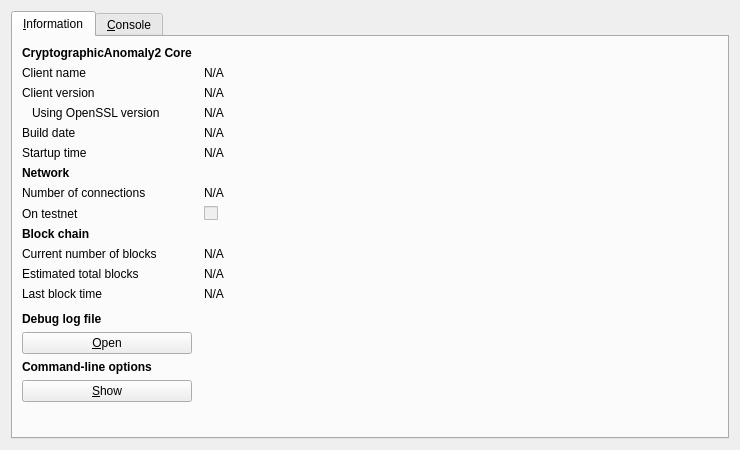
<?xml version="1.0" encoding="UTF-8"?>
<ui version="4.0">
 <class>RPCConsole</class>
 <widget class="QDialog" name="RPCConsole">
  <property name="geometry">
   <rect>
    <x>0</x>
    <y>0</y>
    <width>740</width>
    <height>450</height>
   </rect>
  </property>
  <property name="windowTitle">
   <string>CryptographicAnomaly2 - Debug window</string>
  </property>
  <layout class="QVBoxLayout" name="verticalLayout_2">
   <item>
    <widget class="QTabWidget" name="tabWidget">
     <property name="currentIndex">
      <number>0</number>
     </property>
     <widget class="QWidget" name="tab_info">
      <attribute name="title">
       <string>&amp;Information</string>
      </attribute>
      <layout class="QGridLayout" name="gridLayout" columnstretch="0,1">
       <property name="horizontalSpacing">
        <number>12</number>
       </property>
       <item row="0" column="0">
        <widget class="QLabel" name="label_9">
         <property name="font">
          <font>
           <weight>75</weight>
           <bold>true</bold>
          </font>
         </property>
         <property name="text">
          <string>CryptographicAnomaly2 Core</string>
         </property>
        </widget>
       </item>
       <item row="1" column="0">
        <widget class="QLabel" name="label_5">
         <property name="text">
          <string>Client name</string>
         </property>
        </widget>
       </item>
       <item row="1" column="1">
        <widget class="QLabel" name="clientName">
         <property name="cursor">
          <cursorShape>IBeamCursor</cursorShape>
         </property>
         <property name="text">
          <string>N/A</string>
         </property>
         <property name="textFormat">
          <enum>Qt::PlainText</enum>
         </property>
         <property name="textInteractionFlags">
          <set>Qt::LinksAccessibleByMouse|Qt::TextSelectableByKeyboard|Qt::TextSelectableByMouse</set>
         </property>
        </widget>
       </item>
       <item row="2" column="0">
        <widget class="QLabel" name="label_6">
         <property name="text">
          <string>Client version</string>
         </property>
        </widget>
       </item>
       <item row="2" column="1">
        <widget class="QLabel" name="clientVersion">
         <property name="cursor">
          <cursorShape>IBeamCursor</cursorShape>
         </property>
         <property name="text">
          <string>N/A</string>
         </property>
         <property name="textFormat">
          <enum>Qt::PlainText</enum>
         </property>
         <property name="textInteractionFlags">
          <set>Qt::LinksAccessibleByMouse|Qt::TextSelectableByKeyboard|Qt::TextSelectableByMouse</set>
         </property>
        </widget>
       </item>
       <item row="3" column="0">
        <widget class="QLabel" name="label_14">
         <property name="text">
          <string>Using OpenSSL version</string>
         </property>
         <property name="indent">
          <number>10</number>
         </property>
        </widget>
       </item>
       <item row="3" column="1">
        <widget class="QLabel" name="openSSLVersion">
         <property name="cursor">
          <cursorShape>IBeamCursor</cursorShape>
         </property>
         <property name="text">
          <string>N/A</string>
         </property>
         <property name="textFormat">
          <enum>Qt::PlainText</enum>
         </property>
         <property name="textInteractionFlags">
          <set>Qt::LinksAccessibleByMouse|Qt::TextSelectableByKeyboard|Qt::TextSelectableByMouse</set>
         </property>
        </widget>
       </item>
       <item row="4" column="0">
        <widget class="QLabel" name="label_12">
         <property name="text">
          <string>Build date</string>
         </property>
        </widget>
       </item>
       <item row="4" column="1">
        <widget class="QLabel" name="buildDate">
         <property name="cursor">
          <cursorShape>IBeamCursor</cursorShape>
         </property>
         <property name="text">
          <string>N/A</string>
         </property>
         <property name="textFormat">
          <enum>Qt::PlainText</enum>
         </property>
         <property name="textInteractionFlags">
          <set>Qt::LinksAccessibleByMouse|Qt::TextSelectableByKeyboard|Qt::TextSelectableByMouse</set>
         </property>
        </widget>
       </item>
       <item row="5" column="0">
        <widget class="QLabel" name="label_13">
         <property name="text">
          <string>Startup time</string>
         </property>
        </widget>
       </item>
       <item row="5" column="1">
        <widget class="QLabel" name="startupTime">
         <property name="cursor">
          <cursorShape>IBeamCursor</cursorShape>
         </property>
         <property name="text">
          <string>N/A</string>
         </property>
         <property name="textFormat">
          <enum>Qt::PlainText</enum>
         </property>
         <property name="textInteractionFlags">
          <set>Qt::LinksAccessibleByMouse|Qt::TextSelectableByKeyboard|Qt::TextSelectableByMouse</set>
         </property>
        </widget>
       </item>
       <item row="6" column="0">
        <widget class="QLabel" name="label_11">
         <property name="font">
          <font>
           <weight>75</weight>
           <bold>true</bold>
          </font>
         </property>
         <property name="text">
          <string>Network</string>
         </property>
        </widget>
       </item>
       <item row="7" column="0">
        <widget class="QLabel" name="label_7">
         <property name="text">
          <string>Number of connections</string>
         </property>
        </widget>
       </item>
       <item row="7" column="1">
        <widget class="QLabel" name="numberOfConnections">
         <property name="cursor">
          <cursorShape>IBeamCursor</cursorShape>
         </property>
         <property name="text">
          <string>N/A</string>
         </property>
         <property name="textFormat">
          <enum>Qt::PlainText</enum>
         </property>
         <property name="textInteractionFlags">
          <set>Qt::LinksAccessibleByMouse|Qt::TextSelectableByKeyboard|Qt::TextSelectableByMouse</set>
         </property>
        </widget>
       </item>
       <item row="8" column="0">
        <widget class="QLabel" name="label_8">
         <property name="text">
          <string>On testnet</string>
         </property>
        </widget>
       </item>
       <item row="8" column="1">
        <widget class="QCheckBox" name="isTestNet">
         <property name="enabled">
          <bool>false</bool>
         </property>
         <property name="text">
          <string/>
         </property>
        </widget>
       </item>
       <item row="9" column="0">
        <widget class="QLabel" name="label_10">
         <property name="font">
          <font>
           <weight>75</weight>
           <bold>true</bold>
          </font>
         </property>
         <property name="text">
          <string>Block chain</string>
         </property>
        </widget>
       </item>
       <item row="10" column="0">
        <widget class="QLabel" name="label_3">
         <property name="text">
          <string>Current number of blocks</string>
         </property>
        </widget>
       </item>
       <item row="10" column="1">
        <widget class="QLabel" name="numberOfBlocks">
         <property name="cursor">
          <cursorShape>IBeamCursor</cursorShape>
         </property>
         <property name="text">
          <string>N/A</string>
         </property>
         <property name="textFormat">
          <enum>Qt::PlainText</enum>
         </property>
         <property name="textInteractionFlags">
          <set>Qt::LinksAccessibleByMouse|Qt::TextSelectableByKeyboard|Qt::TextSelectableByMouse</set>
         </property>
        </widget>
       </item>
       <item row="11" column="0">
        <widget class="QLabel" name="label_4">
         <property name="text">
          <string>Estimated total blocks</string>
         </property>
        </widget>
       </item>
       <item row="11" column="1">
        <widget class="QLabel" name="totalBlocks">
         <property name="cursor">
          <cursorShape>IBeamCursor</cursorShape>
         </property>
         <property name="text">
          <string>N/A</string>
         </property>
         <property name="textFormat">
          <enum>Qt::PlainText</enum>
         </property>
         <property name="textInteractionFlags">
          <set>Qt::LinksAccessibleByMouse|Qt::TextSelectableByKeyboard|Qt::TextSelectableByMouse</set>
         </property>
        </widget>
       </item>
       <item row="12" column="0">
        <widget class="QLabel" name="label_2">
         <property name="text">
          <string>Last block time</string>
         </property>
        </widget>
       </item>
       <item row="12" column="1">
        <widget class="QLabel" name="lastBlockTime">
         <property name="cursor">
          <cursorShape>IBeamCursor</cursorShape>
         </property>
         <property name="text">
          <string>N/A</string>
         </property>
         <property name="textFormat">
          <enum>Qt::PlainText</enum>
         </property>
         <property name="textInteractionFlags">
          <set>Qt::LinksAccessibleByMouse|Qt::TextSelectableByKeyboard|Qt::TextSelectableByMouse</set>
         </property>
        </widget>
       </item>
       <item row="13" column="0">
        <spacer name="verticalSpacer_2">
         <property name="orientation">
          <enum>Qt::Vertical</enum>
         </property>
         <property name="sizeHint" stdset="0">
          <size>
           <width>20</width>
           <height>20</height>
          </size>
         </property>
        </spacer>
       </item>
       <item row="14" column="0">
        <widget class="QLabel" name="labelDebugLogfile">
         <property name="font">
          <font>
           <weight>75</weight>
           <bold>true</bold>
          </font>
         </property>
         <property name="text">
          <string>Debug log file</string>
         </property>
        </widget>
       </item>
       <item row="15" column="0">
        <widget class="QPushButton" name="openDebugLogfileButton">
         <property name="toolTip">
          <string>Open the CryptographicAnomaly2 debug log file from the current data directory. This can take a few seconds for large log files.</string>
         </property>
         <property name="text">
          <string>&amp;Open</string>
         </property>
         <property name="autoDefault">
          <bool>false</bool>
         </property>
        </widget>
       </item>
       <item row="16" column="0">
        <widget class="QLabel" name="labelCLOptions">
         <property name="font">
          <font>
           <weight>75</weight>
           <bold>true</bold>
          </font>
         </property>
         <property name="text">
          <string>Command-line options</string>
         </property>
        </widget>
       </item>
       <item row="17" column="0">
        <widget class="QPushButton" name="showCLOptionsButton">
         <property name="toolTip">
          <string>Show the CryptographicAnomaly2-Qt help message to get a list with possible CryptographicAnomaly2 command-line options.</string>
         </property>
         <property name="text">
          <string>&amp;Show</string>
         </property>
         <property name="autoDefault">
          <bool>false</bool>
         </property>
        </widget>
       </item>
       <item row="18" column="0">
        <spacer name="verticalSpacer">
         <property name="orientation">
          <enum>Qt::Vertical</enum>
         </property>
         <property name="sizeHint" stdset="0">
          <size>
           <width>20</width>
           <height>40</height>
          </size>
         </property>
        </spacer>
       </item>
      </layout>
     </widget>
     <widget class="QWidget" name="tab_console">
      <attribute name="title">
       <string>&amp;Console</string>
      </attribute>
      <layout class="QVBoxLayout" name="verticalLayout_3">
       <property name="spacing">
        <number>3</number>
       </property>
       <item>
        <widget class="QTextEdit" name="messagesWidget">
         <property name="minimumSize">
          <size>
           <width>0</width>
           <height>100</height>
          </size>
         </property>
         <property name="readOnly">
          <bool>true</bool>
         </property>
         <property name="tabKeyNavigation" stdset="0">
          <bool>false</bool>
         </property>
         <property name="columnCount" stdset="0">
          <number>2</number>
         </property>
        </widget>
       </item>
       <item>
        <layout class="QHBoxLayout" name="horizontalLayout">
         <property name="spacing">
          <number>3</number>
         </property>
         <item>
          <widget class="QLabel" name="label">
           <property name="text">
            <string notr="true">&gt;</string>
           </property>
          </widget>
         </item>
         <item>
          <widget class="QLineEdit" name="lineEdit"/>
         </item>
         <item>
          <widget class="QPushButton" name="clearButton">
           <property name="maximumSize">
            <size>
             <width>24</width>
             <height>24</height>
            </size>
           </property>
           <property name="toolTip">
            <string>Clear console</string>
           </property>
           <property name="text">
            <string/>
           </property>
           <property name="icon">
            <iconset resource="../bitcoin.qrc">
             <normaloff>:/icons/remove</normaloff>:/icons/remove</iconset>
           </property>
           <property name="shortcut">
            <string notr="true">Ctrl+L</string>
           </property>
           <property name="autoDefault">
            <bool>false</bool>
           </property>
          </widget>
         </item>
        </layout>
       </item>
      </layout>
     </widget>
    </widget>
   </item>
  </layout>
 </widget>
 <resources>
  <include location="../bitcoin.qrc"/>
 </resources>
 <connections/>
</ui>
